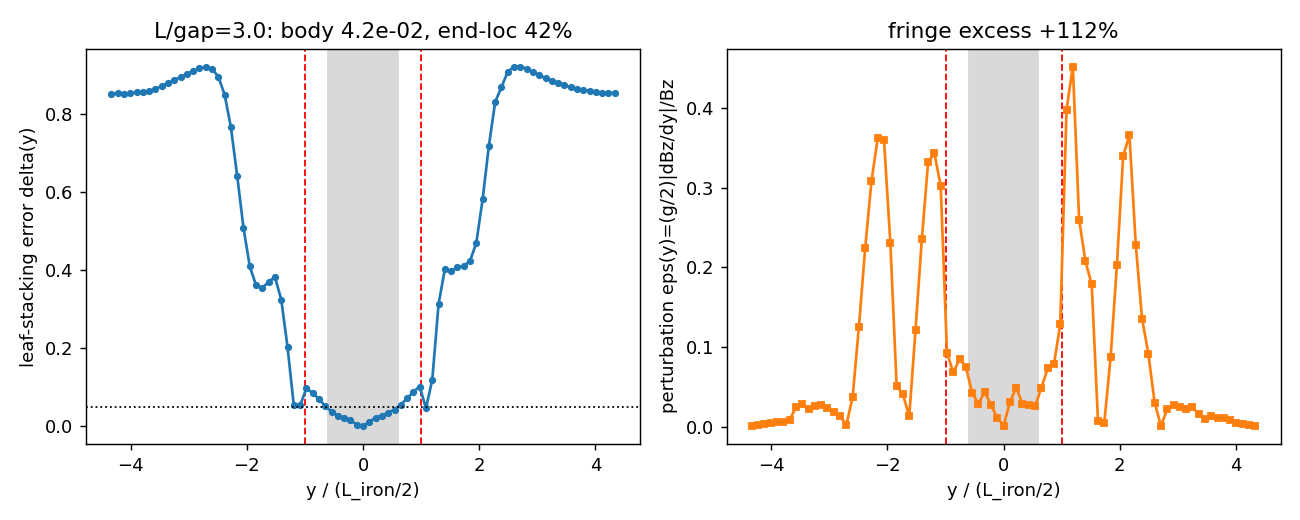

Source code (Python):
"""Leaf-stacking + perturbation diagnostic for straight accelerator dipoles:
WHEN does "foliate the 3-D magnet into 2-D leaves + connect by a perturbation"
actually land?  Answer: it is governed by the aspect ratio L/gap, and the
inter-leaf coupling scales as ~ gap/L.

THE IDEA (the "foliate-and-perturb" program for quasi-2-D magnets).  A beamline
magnet varies slowly along the beam; only the ENDS are genuinely 3-D.  So:

    0th order : STACK the 2-D cross-section ("leaf") solution along the beam;
    1st order : CONNECT adjacent leaves by a beam-direction perturbation.

This pays off only if the inter-leaf coupling is small AND localised to the
ends.  This file MEASURES that on real finite-length C-frame dipoles solved by
the reduced-Omega + CoilBuilder forward engine (beam = y, gap = z, width = x;
geometry adapted from accel_pole_ends_fem.py but parametrised by the iron
length L so the ASPECT RATIO L/gap can be swept).

WHAT IS MEASURED (no separate 2-D solve needed -- for a STRAIGHT, constant-gap
magnet the BODY slice y=0 IS the 2-D infinite-long leaf, so the body field is
the 0th-order leaf-stack):

  * delta(y) = || B_perp(.,y) - B_perp(.,body) || / || B_perp(.,body) ||
        the 0th-ORDER LEAF-STACKING ERROR over a good-field aperture grid
        (~0 in the body, grows at the ends).
  * eps(y) = (g/2) |dBz/dy| / |Bz_body|
        the local PERTURBATION PARAMETER = (transverse scale)/(beam-variation
        scale).  The genuine smallness parameter of the leaf coupling (NOT an
        operator-norm ratio, which is trapped at 1 by grad_perp^2 = -d^2/dy^2
        in current-free air).
  * fringe_excess = (L_eff - L_iron)/L_iron
        the integrated 1st-order correction: how much the fringe (the inter-leaf
        coupling) adds to the 0th-order leaf-stack integral Bz_body * L_iron.

THE RESULT (aspect_sweep): the fringe / leaf-coupling DECAYS as ~ gap/L (a
log-log slope near -1).  So:
  - a COMPACT magnet (the lab test dipole, L/gap = 3) is firmly NON-perturbative
    (fringe ~ +69 %, the 0th-order stack is off by ~40 %, the 3-D-ness is NOT
    end-localised);
  - foliate-and-perturb only lands for LONG magnets (L/gap >> 1, few-% fringe).
The scaling law is the transferable answer: it tells you, for any L/gap, whether
the body-2-D + end-perturbation scheme is worth it for your magnet.

run:  python leaf_coupling_perturbation_3d.py              # single magnet (L=L_iron)
      python leaf_coupling_perturbation_3d.py --sweep       # aspect-ratio scaling
      python leaf_coupling_perturbation_3d.py --sweep --fig # + figure
"""
import argparse
import json
import math
import os
import sys

import numpy as np

sys.path.insert(0, os.path.dirname(os.path.abspath(__file__)))
sys.path.insert(0, os.path.join(os.path.dirname(os.path.dirname(
    os.path.dirname(os.path.abspath(__file__)))), "src", "radia"))

from accel_pole_ends_fem import (GAP, POLE_W, Z_OUT, T_LEG, L_BEAM, AIR,  # noqa: E402
                                 COIL_W, COIL_H, COIL_R, COIL_STRAIGHT, NI, MU0)


def _air_half(L):
    """Air-box half-size that comfortably contains the iron + coil + fringe."""
    return max(AIR, 0.5 * L + 4 * GAP + 0.05)


def _build_mesh_L(L, maxh_air=0.05, maxh_iron=0.025):
    """H-frame (window) dipole of iron length L, x-symmetric, netgen.occ (no
    Cubit).  Adapted from accel_pole_ends_fem.build_mesh, parametrised by L so
    the aspect ratio L/gap can be swept."""
    import ngsolve as ng
    from netgen.occ import Box, Pnt, Glue, OCCGeometry
    a_half = _air_half(L)
    hL = L / 2
    top = Box(Pnt(-POLE_W, -hL, GAP / 2), Pnt(POLE_W, hL, Z_OUT))
    bot = Box(Pnt(-POLE_W, -hL, -Z_OUT), Pnt(POLE_W, hL, -GAP / 2))
    leg_l = Box(Pnt(-POLE_W, -hL, -GAP / 2), Pnt(-POLE_W + T_LEG, hL, GAP / 2))
    leg_r = Box(Pnt(POLE_W - T_LEG, -hL, -GAP / 2), Pnt(POLE_W, hL, GAP / 2))
    iron = (top + bot + leg_l + leg_r)
    iron.mat("iron")
    iron.maxh = maxh_iron
    air = Box(Pnt(-a_half, -a_half, -a_half), Pnt(a_half, a_half, a_half)) - iron
    air.mat("air")
    for f in air.faces:
        c = f.center
        if max(abs(c.x), abs(c.y), abs(c.z)) > 0.9 * a_half:
            f.name = "outer"
    shape = Glue([air, iron])
    with ng.TaskManager():
        mesh = ng.Mesh(OCCGeometry(shape).GenerateMesh(maxh=maxh_air))
    return mesh


def _build_coil_L(L):
    """Racetrack coil pair (CoilBuilder) -> Radia, with the straight section made
    longer than the iron (end-turns OUTSIDE the iron ends so the body sees a
    uniform source).  Adapted from accel_pole_ends_fem.build_coil."""
    import radia as rad
    from coil_builder import CoilBuilder
    rad.UtiDelAll()
    straight = max(COIL_STRAIGHT, 1.6 * L)
    z_coil = GAP / 2 + COIL_H / 2
    upper = (CoilBuilder(current=NI)
             .set_start([COIL_R, -straight / 2, z_coil])
             .set_cross_section(width=COIL_W, height=COIL_H)
             .add_straight(straight)
             .add_arc(radius=COIL_R, arc_angle=180)
             .add_straight(straight)
             .add_arc(radius=COIL_R, arc_angle=180))
    lower = upper.mirror("xy")
    return rad.ObjCnt(upper.to_radia() + lower.to_radia())


def _solve_field(L, mu_r=1000.0, order=2, maxh_air=0.05, maxh_iron=0.025):
    """Reduced-Omega forward solve of the length-L finite dipole; returns
    (mesh, B, rad) with B = mu (H_s - grad Omega).  RadiaField source LinearForm
    + field readout are SERIAL (Radia is not thread-safe); only the stiffness
    solve is wrapped in TaskManager (the accel_pole_ends_fem.solve pattern)."""
    from ngsolve import (H1, BilinearForm, LinearForm, GridFunction, grad, dx,
                         TaskManager)
    import radia as rad
    mesh = _build_mesh_L(L, maxh_air, maxh_iron)
    coils = _build_coil_L(L)
    Hs = rad.RadiaField(coils, "h")
    mu = mesh.MaterialCF({"iron": mu_r * MU0}, default=MU0)
    fes = H1(mesh, order=order, dirichlet="outer")
    u, v = fes.TnT()
    f = LinearForm(fes)
    f += mu * Hs * grad(v) * dx
    f.Assemble()                                     # serial (RadiaField source)
    with TaskManager():
        a = BilinearForm(fes)
        a += mu * grad(u) * grad(v) * dx
        a.Assemble()
        gfu = GridFunction(fes)
        gfu.vec.data = a.mat.Inverse(fes.FreeDofs(),
                                     inverse="sparsecholesky") * f.vec
    B = mu * (Hs - grad(gfu))
    return mesh, B, rad


def run(L=L_BEAM, mu_r=1000.0, order=2, maxh_air=0.05, maxh_iron=0.025,
        r_ap=0.008, n_ap=5, n_y=81, delta_thresh=0.05):
    """Leaf-stacking diagnostic for the dipole of iron length L: delta(y), the
    perturbation parameter eps(y), and the integrated fringe excess; returns the
    per-magnet record (with the L/gap aspect ratio)."""
    mesh, B, rad = _solve_field(L, mu_r, order, maxh_air, maxh_iron)
    y_max = min(0.5 * L + 5 * GAP, 0.95 * _air_half(L))
    ys = np.linspace(-y_max, y_max, n_y)
    xs = np.linspace(-r_ap, r_ap, n_ap)
    zs = np.linspace(-r_ap, r_ap, n_ap)

    def bz_grid(yv):                                  # dipole field over the aperture leaf
        return np.array([float(B(mesh(float(xx), float(yv), float(zz)))[2])
                         for xx in xs for zz in zs])

    g_body = bz_grid(0.0)                             # body slice = the 2-D leaf
    n_body = float(np.linalg.norm(g_body))
    delta = np.array([np.linalg.norm(bz_grid(yv) - g_body) / n_body for yv in ys])
    bz_axis = np.array([float(B(mesh(0.0, float(yv), 0.0))[2]) for yv in ys])
    rad.UtiDelAll()

    body = np.abs(ys) < 0.30 * L
    bz_body = float(np.mean(bz_axis[body]))
    dbz = np.gradient(bz_axis, ys)
    eps = (GAP / 2.0) * np.abs(dbz) / abs(bz_body)

    L_iron = float(L)
    bbar1_true = float(np.trapezoid(bz_axis, ys))
    L_eff = bbar1_true / bz_body
    fringe_excess = (L_eff - L_iron) / L_iron
    iron = np.abs(ys) < 0.5 * L_iron
    return {
        "L_iron_m": L_iron, "aspect_L_over_gap": float(L / GAP),
        "mu_r": float(mu_r), "order": int(order), "ne": int(mesh.ne),
        "ys": ys.tolist(), "delta": delta.tolist(), "eps": eps.tolist(),
        "bz_body_T": bz_body,
        "delta_body_max": float(np.max(delta[body])),
        "eps_body_max": float(np.max(eps[body])),
        "delta_farend_max": float(np.max(delta[np.abs(ys) > 0.85 * y_max])),
        "end_localisation_frac": float(np.mean(delta[iron] > delta_thresh)),
        "L_eff_m": L_eff, "fringe_excess": float(fringe_excess),
        "bbar1_0th_leafstack_Tm": bz_body * L_iron, "bbar1_true_Tm": bbar1_true,
    }


def aspect_sweep(Ls=(0.080, 0.120, 0.200, 0.320), mu_r=1000.0, order=2,
                 maxh_air=0.055, maxh_iron=0.028):
    """Sweep the iron length -> aspect ratio L/gap, and establish the leaf-
    coupling SCALING.  The fringe excess (inter-leaf perturbation) decays as
    ~ (gap/L)^p; a log-log fit gives the exponent p (~1)."""
    rows = [run(L=L, mu_r=mu_r, order=order, maxh_air=maxh_air,
                maxh_iron=maxh_iron) for L in Ls]
    ar = np.array([r["aspect_L_over_gap"] for r in rows])
    fr = np.array([r["fringe_excess"] for r in rows])
    db = np.array([r["delta_body_max"] for r in rows])
    # log-log slope of fringe_excess vs L/gap (expect ~ -1: fringe ~ gap/L)
    slope = float(np.polyfit(np.log(ar), np.log(fr), 1)[0])
    # extrapolate the aspect ratio where the fringe drops to 10% (a typical
    # "good-enough perturbation" tolerance) from the power-law fit.
    c = float(np.exp(np.polyfit(np.log(ar), np.log(fr), 1)[1]))
    ar_10 = float((0.10 / c) ** (1.0 / slope)) if slope != 0 else float("nan")
    return {
        "aspect_L_over_gap": ar.tolist(),
        "fringe_excess": fr.tolist(),
        "delta_body_max": db.tolist(),
        "fringe_scaling_exponent": slope,         # ~ -1 => fringe ~ gap/L
        "aspect_for_10pct_fringe": ar_10,         # L/gap needed for a 10% fringe
        "monotone_decay": bool(np.all(np.diff(fr) < 0)),
        "rows": rows,
    }


def _figure_single(res):
    import matplotlib
    matplotlib.use("Agg")
    import matplotlib.pyplot as plt
    ys = np.array(res["ys"]) / (0.5 * res["L_iron_m"])
    fig, ax = plt.subplots(1, 2, figsize=(10, 4))
    for a in ax:
        a.axvspan(-0.6, 0.6, color="0.85")
        a.axvline(1.0, color="r", ls="--", lw=1)
        a.axvline(-1.0, color="r", ls="--", lw=1)
        a.set_xlabel("y / (L_iron/2)")
    ax[0].plot(ys, res["delta"], "o-", ms=3)
    ax[0].axhline(0.05, color="k", ls=":", lw=1)
    ax[0].set_ylabel("leaf-stacking error delta(y)")
    ax[0].set_title(f"L/gap={res['aspect_L_over_gap']:.1f}: body "
                    f"{res['delta_body_max']:.1e}, end-loc "
                    f"{res['end_localisation_frac']*100:.0f}%")
    ax[1].plot(ys, res["eps"], "s-", ms=3, color="C1")
    ax[1].set_ylabel("perturbation eps(y)=(g/2)|dBz/dy|/Bz")
    ax[1].set_title(f"fringe excess {res['fringe_excess']*100:+.0f}%")
    fig.tight_layout()
    out = os.path.join(os.path.dirname(os.path.abspath(__file__)),
                       "leaf_coupling_perturbation_3d.png")
    fig.savefig(out, dpi=130)
    print(f"saved {out}")


def _figure_sweep(sw):
    import matplotlib
    matplotlib.use("Agg")
    import matplotlib.pyplot as plt
    ar = np.array(sw["aspect_L_over_gap"])
    fr = np.array(sw["fringe_excess"])
    fig, ax = plt.subplots(1, 2, figsize=(10, 4))
    ax[0].loglog(ar, fr, "o-", ms=5, label="measured fringe excess")
    ax[0].loglog(ar, fr[0] * (ar / ar[0]) ** (-1.0), "k--", lw=1,
                 label="~ (gap/L)^1 (slope -1)")
    ax[0].axhline(0.10, color="r", ls=":", lw=1, label="10% (perturbation lands)")
    ax[0].set_xlabel("aspect ratio  L_iron / gap")
    ax[0].set_ylabel("fringe excess (L_eff-L_iron)/L_iron")
    ax[0].set_title(f"leaf coupling ~ gap/L  (fit slope {sw['fringe_scaling_exponent']:.2f};"
                    f" 10% at L/gap~{sw['aspect_for_10pct_fringe']:.0f})")
    ax[0].legend(fontsize=8)
    ax[1].semilogx(ar, np.array(sw["delta_body_max"]) * 100, "s-", ms=5)
    ax[1].set_xlabel("aspect ratio  L_iron / gap")
    ax[1].set_ylabel("body leaf-stacking error (%)")
    ax[1].set_title("body 2-D-exactness improves with length")
    fig.tight_layout()
    out = os.path.join(os.path.dirname(os.path.abspath(__file__)),
                       "leaf_coupling_perturbation_3d_sweep.png")
    fig.savefig(out, dpi=130)
    print(f"saved {out}")


def main():
    ap = argparse.ArgumentParser()
    ap.add_argument("--fig", action="store_true")
    ap.add_argument("--sweep", action="store_true",
                    help="aspect-ratio (L/gap) scaling of the leaf coupling")
    ap.add_argument("--order", type=int, default=2)
    args = ap.parse_args()

    print("=" * 74)
    print("Leaf-stacking + perturbation diagnostic -- straight C-frame dipole")
    print("=" * 74)
    res = run(order=args.order)
    print(f"aspect ratio L/gap          : {res['aspect_L_over_gap']:.2f}"
          f"   (iron {res['L_iron_m']*1e3:.0f} mm, gap {GAP*1e3:.0f} mm)")
    print(f"body flat-top field Bz      : {res['bz_body_T']*1e3:.2f} mT")
    print(f"leaf-stack error  body max  : {res['delta_body_max']:.2e}")
    print(f"                  far-end max: {res['delta_farend_max']:.2e}"
          f"   (the ends ARE 3-D)")
    print(f"perturbation eps  body max  : {res['eps_body_max']:.2e}")
    print(f"3-D-ness end-localisation   : {res['end_localisation_frac']*100:.0f}%"
          f" of the iron span > 5%")
    print(f"fringe excess (1st-order)   : {res['fringe_excess']*100:+.1f}%"
          f"   (0th-stack {res['bbar1_0th_leafstack_Tm']*1e3:.2f} vs true "
          f"{res['bbar1_true_Tm']*1e3:.2f} mT.m)")
    here = os.path.dirname(os.path.abspath(__file__))
    with open(os.path.join(here, "leaf_coupling_perturbation_3d.json"), "w") as fh:
        json.dump(res, fh, indent=2)
    print("saved leaf_coupling_perturbation_3d.json")
    if args.fig:
        _figure_single(res)

    if args.sweep:
        print("\n" + "=" * 74)
        print("ASPECT-RATIO SWEEP -- leaf coupling vs L/gap")
        print("=" * 74)
        sw = aspect_sweep(order=args.order)
        with open(os.path.join(here, "leaf_coupling_perturbation_3d_sweep.json"),
                  "w") as fh:
            json.dump(sw, fh, indent=2)
        print("saved leaf_coupling_perturbation_3d_sweep.json")
        print(f"{'L/gap':<8}{'fringe excess':<16}{'body delta':<12}")
        for a, fr, db in zip(sw["aspect_L_over_gap"], sw["fringe_excess"],
                             sw["delta_body_max"]):
            print(f"{a:<8.1f}{fr*100:<+16.1f}{db*100:<12.2f}")
        print("-" * 74)
        print(f"fringe scaling exponent     : {sw['fringe_scaling_exponent']:.2f}"
              f"   (~ -1 => leaf coupling ~ gap/L)")
        print(f"L/gap for a 10% fringe      : ~{sw['aspect_for_10pct_fringe']:.0f}"
              f"   (foliate-and-perturb lands above this)")
        print(f"VERDICT: compact magnets (L/gap~3) are NON-perturbative;"
              f" the scheme lands for long (L/gap>>1) dipoles.")
        if args.fig:
            _figure_sweep(sw)


if __name__ == "__main__":
    main()
